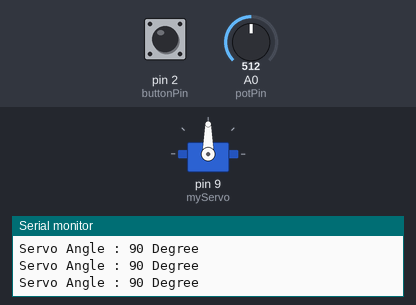
Simulated run of this sketch. Board: Arduino Uno, built with avr-gcc and run on an emulated ATmega328P. Parts: servo, the last lines printed to the serial monitor. Inputs (shaded band) come from the test bench; at power-on: pin 2 (buttonPin) HIGH, A0 (potPin) = 512.

Above: at 1.2 s.
1.3 s: pin 2 (buttonPin) pulled LOW for 0.15 s
4.3 s: A0 (potPin) set to 306
6.5 s: A0 (potPin) set to 561
At 7.6 s:
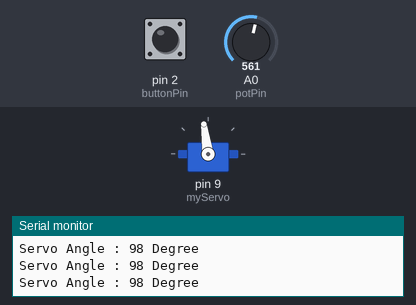
9.5 s: A0 (potPin) set to 586
At 10.5 s:
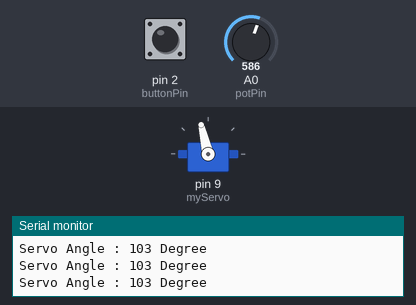
11.0 s: A0 (potPin) set to 1023
At 11.9 s:
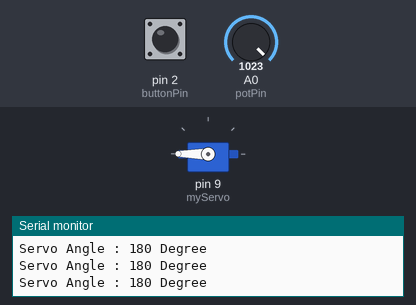
12.5 s: A0 (potPin) set to 0
At 13.4 s:
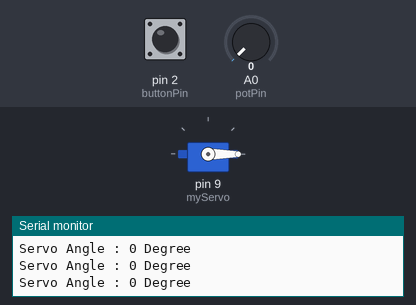
Timing chart, 0 to 15.0 s (numbered marks = the images above; inputs shaded):
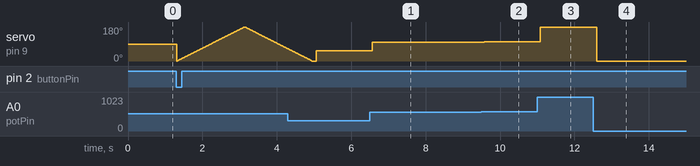

The sketch:

servo_control.ino
```cpp
/*
-------------------------------------------------------
Project      : Servo Motor Sweep
Author       : Priyanshu Yadav
Roll Number  : 24BCA037
-------------------------------------------------------
*/

#include <Servo.h>

Servo myServo;

const int potPin = A0;
const int buttonPin = 2;

void setup() {

  Serial.begin(9600);

  myServo.attach(9);

  pinMode(buttonPin, INPUT_PULLUP);

}

void loop() {

  int potValue = analogRead(potPin);

  int angle = map(potValue, 0, 1023, 0, 180);

  myServo.write(angle);

  Serial.print("Servo Angle : ");
  Serial.print(angle);
  Serial.println(" Degree");

  // Button Press → Full Sweep
  if (digitalRead(buttonPin) == LOW) {

    Serial.println("Performing Servo Sweep...");

    // 0 → 180
    for (int i = 0; i <= 180; i++) {

      myServo.write(i);
      delay(10);

    }

    // 180 → 0
    for (int i = 180; i >= 0; i--) {

      myServo.write(i);
      delay(10);

    }

  }

  delay(100);

}
```

Measured:
- after the input at 6.5 s, servo on pin 9 (myServo): 53° → 98° after 0.06 s
- after the input at 9.5 s, servo on pin 9 (myServo): 98° → 103° after 0.08 s
- after the input at 11.0 s, servo on pin 9 (myServo): 103° → 180° after 0.09 s
- after the input at 12.5 s, servo on pin 9 (myServo): 180° → 0° after 0.10 s
